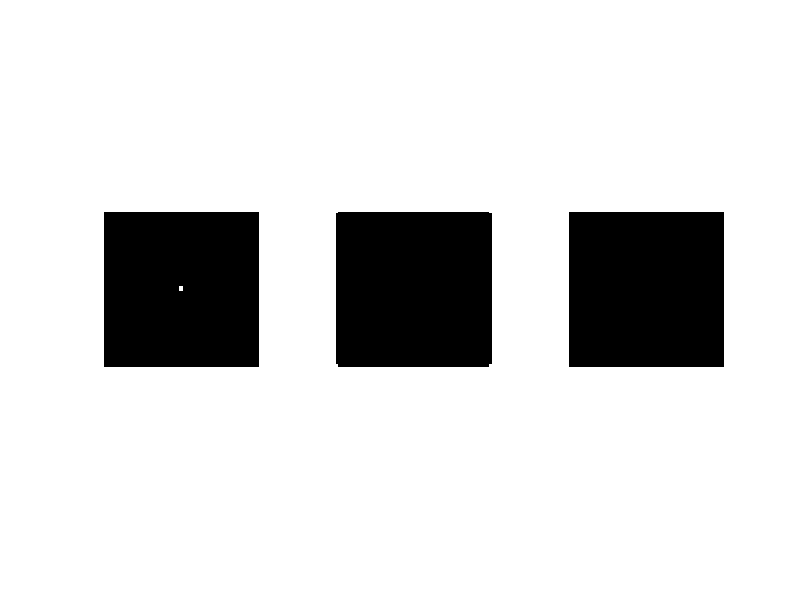

Write the MATLAB code that produced this figure.
%% Aufgabe 2.1b
% Größen definieren
imgSize = [100,100];
squareSize = [2,2];

% leeres Bild mit obigen Dimensionen erstellen
newImg = zeros(imgSize);

% Grenzen des weißen Fensters ermitteln 
rowStart = 49;
rowEnd = 51;

colStart = 49;
colEnd = 51;

% Festerbereich im Bild auf 1 (weiß) setzen
newImg(rowStart:rowEnd,colStart:colEnd) = 1;

% Fast Fourier transformation
img_fft = fft2(newImg);

% fftshift anwenden
img_fft_shifted = fftshift(newImg);

% amplitudenbild
ampl = abs(img_fft_shifted);

% phasenbild
phase = angle(img_fft_shifted);

% Bilder anzeigen;
figure;
subplot(1,3,1);
% Originalbild
imshow(newImg);

subplot(1,3,2);
% Log-Amplitudenbild
imshow(mat2gray(log(ampl+1)));

subplot(1,3,3);
% Phasenbild
imshow(mat2gray(phase));
